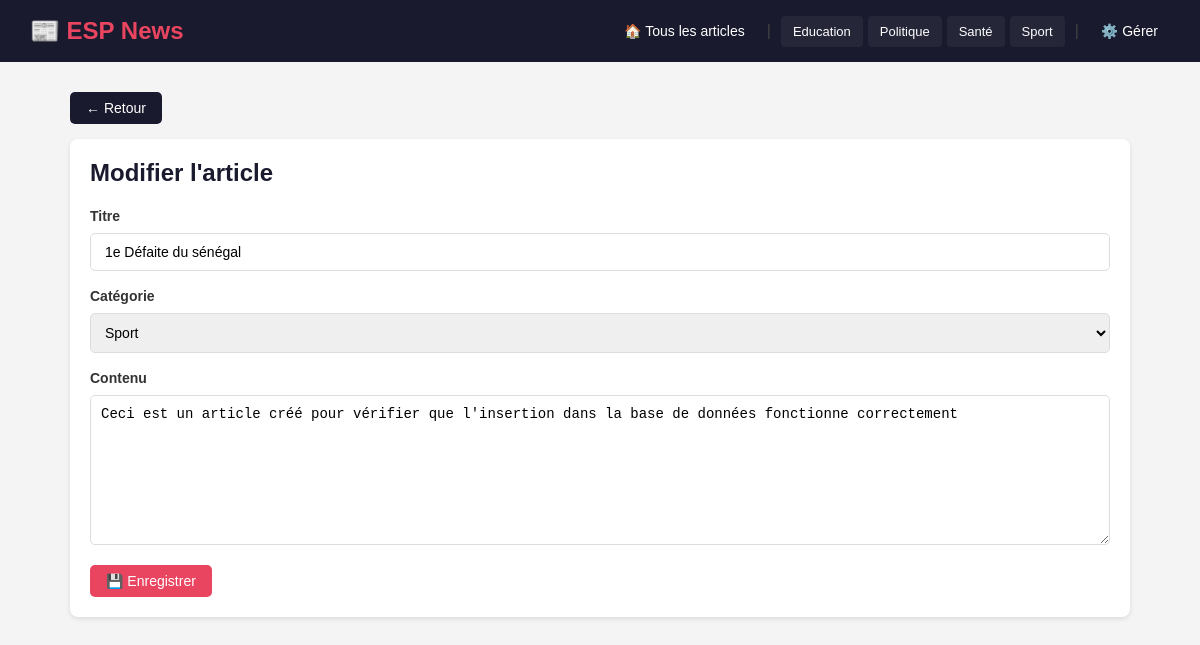
The app's page /article_edit.php?id=6 with its own data.
### tables this page shows
CREATE TABLE Categorie (
                id INTEGER PRIMARY KEY AUTOINCREMENT,
                libelle VARCHAR(20)
            );

CREATE TABLE Article (
                id INTEGER PRIMARY KEY AUTOINCREMENT,
                titre VARCHAR(255),
                contenu TEXT,
                dateCreation DATETIME DEFAULT CURRENT_TIMESTAMP,
                dateModification DATETIME DEFAULT CURRENT_TIMESTAMP,
                categorie INTEGER,
                FOREIGN KEY (categorie) REFERENCES Categorie(id)
            );

### public/article_edit.php (the view, shortened to what this page needs)
<?php
require_once __DIR__ . '/../includes/header.php';
$id = $_GET['id'] ?? 0;
$stmt = $pdo->prepare("SELECT * FROM Article WHERE id = ?");
$stmt->execute([$id]);
$article = $stmt->fetch();
$categories = $pdo->query("SELECT * FROM Categorie ORDER BY libelle")->fetchAll();
?>
<div style="margin-bottom:15px;">
    <a href="index.php" class="btn btn-secondary">← Retour</a>
</div>
<div class="card">
    <h2>Modifier l'article</h2>
    <form method="POST">
        <label>Titre</label>
        <input type="text" name="titre" value="<?= htmlspecialchars($article['titre']) ?>" required>
        <label>Catégorie</label>
        <select name="categorie" required>
            <?php foreach ($categories as $cat): ?>
                <option value="<?= $cat['id'] ?>" <?= $cat['id'] == $article['categorie'] ? 'selected' : '' ?>>
                    <?= htmlspecialchars($cat['libelle']) ?>
                </option>
            <?php endforeach; ?>
        </select>
        <label>Contenu</label>
        <textarea name="contenu" required><?= htmlspecialchars($article['contenu']) ?></textarea>
        <button type="submit" class="btn btn-primary">💾 Enregistrer</button>
    </form>
</div>
<?php require_once __DIR__ . '/../includes/footer.php'; ?>

### includes/header.php (shortened to what this page needs)
<?php
$pdo = getDb();
$categories = $pdo->query("SELECT * FROM Categorie ORDER BY libelle")->fetchAll();
?>
<!DOCTYPE html>
<html lang="fr">
<head>
</head>
<body>
    <nav>
        <h1>📰 ESP News</h1>
        <div class="nav-links">
            <a href="index.php">🏠 Tous les articles</a>
            <?php if (!empty($categories)): ?>
                <span class="separator">|</span>
                <?php foreach ($categories as $cat): ?>
                    <a href="by_categorie.php?id=<?= $cat['id'] ?>" class="category-link">
                        <?= htmlspecialchars($cat['libelle']) ?>
                    </a>
                <?php endforeach; ?>
            <?php endif; ?>
            <span class="separator">|</span>
            <a href="categories.php">⚙️ Gérer</a>
        </div>
    </nav>
    <div class="container">

### includes/header.php (style rules this page uses)
* { margin: 0; padding: 0; box-sizing: border-box; }
body { font-family: Arial, sans-serif; background: #f4f4f4; color: #333; }
nav { background: #1a1a2e; padding: 15px 30px; display: flex; justify-content: space-between; align-items: center; flex-wrap: wrap; gap: 10px; }
nav h1 { color: #e94560; font-size: 24px; }
.nav-links { display: flex; align-items: center; flex-wrap: wrap; gap: 5px; }
.nav-links a { color: #fff; text-decoration: none; padding: 8px 12px; font-size: 14px; border-radius: 4px; transition: all 0.3s; }
.nav-links .category-link { font-size: 13px; background: rgba(255, 255, 255, 0.05); }
.nav-links .separator { color: #444; margin: 0 5px; }
.container { max-width: 1100px; margin: 30px auto; padding: 0 20px; }
.btn { padding: 8px 16px; border: none; border-radius: 5px; cursor: pointer; text-decoration: none; font-size: 14px; display: inline-block; }
.btn-primary { background: #e94560; color: white; }
.btn-secondary { background: #1a1a2e; color: white; }
.card { background: white; border-radius: 8px; padding: 20px; margin-bottom: 15px; box-shadow: 0 2px 5px rgba(0,0,0,0.1); }
form input, form textarea, form select { width: 100%; padding: 10px; margin: 8px 0 16px; border: 1px solid #ddd; border-radius: 5px; font-size: 14px; }
form textarea { height: 150px; resize: vertical; }
form label { font-weight: bold; font-size: 14px; }
h2 { margin-bottom: 20px; color: #1a1a2e; }

### records on screen
categorie: libelle "Education"
categorie: libelle "Politique"
categorie: libelle "Santé"
categorie: libelle "Sport"
article: titre "1e Défaite du sénégal", categorie "Sport", contenu "Ceci est un article créé pour vérifier que l'insertion dans la base de données fonctionne correctement"
